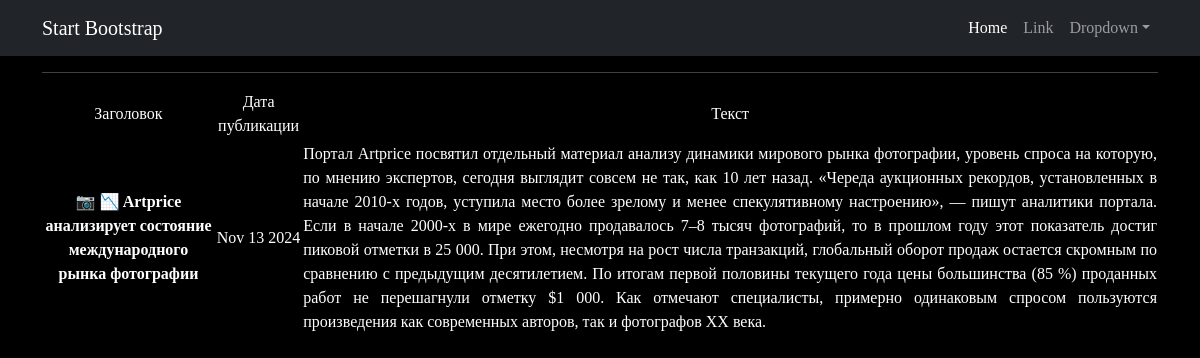
Page /news/20 on the committed database.
### News/models.py (models this page shows, shortened)
class Post(models.Model):
    article = 'AR'
    news = 'NE'
    TYPES = [
        (article, 'Статья'),
        (news, 'Новость')
    ]
    author = models.ForeignKey(Author, on_delete=models.CASCADE)
    news_type = models.CharField(max_length=2, choices=TYPES, default=article)
    publication_date = models.DateTimeField(auto_now_add=True)
    category = models.ManyToManyField(Category, through='PostCategory')
    title = models.CharField(max_length=150)
    text = models.TextField()
    rating = models.IntegerField(default=0, validators=[MinValueValidator(0)])

### News/views.py (the view)
# urls.py: path('<int:pk>', PostDetail.as_view(), name='post_detail'),
class PostDetail(DetailView):
    model = Post
    template_name = 'post.html'
    context_object_name = 'post'

### News/templatetags/custom_filters.py (called while the page is built)
@register.filter()
def censor(value, bad_word=None):
    splitted_text = value.split()
    censored_text = []
    for word in splitted_text:
        for bad_word in ILLEGAL_WORDS:
            if word.startswith(bad_word):
                censored_word = word[0] + '*'*(len(word) - 1)
                censored_text.append(censored_word)
                break
        else:
            censored_text.append(word)
    return ' '.join(censored_text)

### templates/post.html (shortened to what this page needs)
{% extends 'flatpages/default.html' %}
{% load custom_filters %}
{% block content %}
   <hr>
   {% if post %}
       <table>
           <tr style="border-bottom: 2px solid black;">
               <td>Заголовок</td>
               <td>Дата публикации</td>
               <td>Текст</td>
           </tr>
           <tr>
               <td><b>{{ post.title|censor:"викинг, Викинги, викингов, лидер, Лидер" }}</b></td>
               <td>{{ post.publication_date|date:'M d Y' }}</td>
               <td style="text-align: justify;"> {{ post.text|censor:"викинг, Викинги, викингов, лидер, Лидер" }}</td>
           </tr>
       </table>
   {% else %}
       <h2>Публикации не существует!</h2>
   {% endif %}
{% endblock content %}

### templates/post.html (style rules this page uses)
body { font-family: 'arial black'; color: #FFFFFF; background-color: #000000; }

### rows in the picture
Post: title|censor "📷 📉 Artprice анализирует состояние международного рынка фотографии", publication_date "Nov 13 2024", text|censor "Портал Artprice посвятил отдельный материал анализу динамики мирового рынка фотографии, уровень спроса на которую, по мнению экспертов, сегодня выглядит совсем не так, как 10 лет назад. «Череда аукционных рекордов, установленных в начале 2010-х годов, уступила место более зрелому и менее спекулятивному настроению», — пишут аналитики портала. Если в начале 2000-х в мире ежегодно продавалось 7–8 тысяч фотографий, то в прошлом году этот показатель достиг пиковой отметки в 25 000. При этом, несмотря на рост числа транзакций, глобальный оборот продаж остается скромным по сравнению с предыдущим десятилетием. По итогам первой половины текущего года цены большинства (85 %) проданных работ не…"
